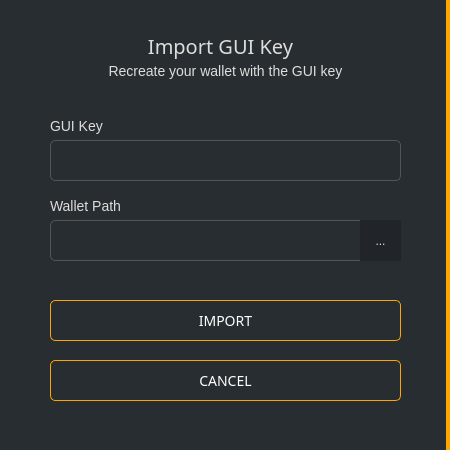
<?xml version="1.0" encoding="UTF-8"?>
<ui version="4.0">
 <class>ImportGUIKeyDialog</class>
 <widget class="QDialog" name="ImportGUIKeyDialog">
  <property name="geometry">
   <rect>
    <x>0</x>
    <y>0</y>
    <width>450</width>
    <height>450</height>
   </rect>
  </property>
  <property name="windowTitle">
   <string>Import GUI key</string>
  </property>
  <property name="styleSheet">
   <string notr="true">border: 0px;</string>
  </property>
  <layout class="QVBoxLayout" name="verticalLayout">
   <property name="leftMargin">
    <number>0</number>
   </property>
   <property name="topMargin">
    <number>0</number>
   </property>
   <property name="rightMargin">
    <number>0</number>
   </property>
   <property name="bottomMargin">
    <number>0</number>
   </property>
   <item>
    <widget class="QGroupBox" name="groupBox">
     <property name="maximumSize">
      <size>
       <width>450</width>
       <height>450</height>
      </size>
     </property>
     <property name="styleSheet">
      <string notr="true">background-color: #282d31; border-right: 4px solid orange;</string>
     </property>
     <property name="title">
      <string/>
     </property>
     <widget class="QLabel" name="label_3">
      <property name="geometry">
       <rect>
        <x>60</x>
        <y>30</y>
        <width>321</width>
        <height>31</height>
       </rect>
      </property>
      <property name="font">
       <font>
        <family>Poppins</family>
        <pointsize>15</pointsize>
       </font>
      </property>
      <property name="styleSheet">
       <string notr="true">color: #ddd; border-right: 0px;</string>
      </property>
      <property name="text">
       <string>Import GUI Key</string>
      </property>
      <property name="alignment">
       <set>Qt::AlignCenter</set>
      </property>
     </widget>
     <widget class="QLabel" name="label">
      <property name="geometry">
       <rect>
        <x>50</x>
        <y>110</y>
        <width>351</width>
        <height>31</height>
       </rect>
      </property>
      <property name="font">
       <font>
        <pointsize>-1</pointsize>
       </font>
      </property>
      <property name="styleSheet">
       <string notr="true">color: #ddd;border-right: 0px;font-size: 14px;</string>
      </property>
      <property name="text">
       <string>GUI Key</string>
      </property>
     </widget>
     <widget class="QLineEdit" name="m_keyEdit">
      <property name="geometry">
       <rect>
        <x>50</x>
        <y>140</y>
        <width>351</width>
        <height>41</height>
       </rect>
      </property>
      <property name="minimumSize">
       <size>
        <width>0</width>
        <height>31</height>
       </size>
      </property>
      <property name="font">
       <font>
        <family>Poppins</family>
        <pointsize>-1</pointsize>
       </font>
      </property>
      <property name="styleSheet">
       <string notr="true">padding: 3px; border: 1px solid #555; border-radius: 5px; font-family: 'Poppins'; font-size: 14px; color: #aaa;</string>
      </property>
     </widget>
     <widget class="QLabel" name="label_2">
      <property name="geometry">
       <rect>
        <x>50</x>
        <y>190</y>
        <width>341</width>
        <height>31</height>
       </rect>
      </property>
      <property name="font">
       <font>
        <pointsize>-1</pointsize>
       </font>
      </property>
      <property name="styleSheet">
       <string notr="true">color: #ddd;border-right: 0px;font-size: 14px;</string>
      </property>
      <property name="text">
       <string>Wallet Path</string>
      </property>
     </widget>
     <widget class="QLineEdit" name="m_pathEdit">
      <property name="geometry">
       <rect>
        <x>50</x>
        <y>220</y>
        <width>351</width>
        <height>41</height>
       </rect>
      </property>
      <property name="minimumSize">
       <size>
        <width>0</width>
        <height>31</height>
       </size>
      </property>
      <property name="font">
       <font>
        <family>Poppins</family>
        <pointsize>-1</pointsize>
       </font>
      </property>
      <property name="styleSheet">
       <string notr="true">padding: 3px; border: 1px solid #555; border-radius: 5px; font-family: 'Poppins'; font-size: 14px; color: #aaa;</string>
      </property>
     </widget>
     <widget class="QToolButton" name="m_selectPathButton">
      <property name="geometry">
       <rect>
        <x>360</x>
        <y>220</y>
        <width>41</width>
        <height>41</height>
       </rect>
      </property>
      <property name="styleSheet">
       <string notr="true">background-color: #212529;
border-right: 0px;
color: #ddd;
padding: 5px;
</string>
      </property>
      <property name="text">
       <string>...</string>
      </property>
     </widget>
     <widget class="QPushButton" name="m_okButton">
      <property name="geometry">
       <rect>
        <x>50</x>
        <y>300</y>
        <width>351</width>
        <height>41</height>
       </rect>
      </property>
      <property name="minimumSize">
       <size>
        <width>131</width>
        <height>31</height>
       </size>
      </property>
      <property name="font">
       <font>
        <family>Poppins</family>
        <pointsize>-1</pointsize>
       </font>
      </property>
      <property name="styleSheet">
     <string notr="true">QPushButton#m_okButton
{
    color: #fff;
    border: 1px solid orange;
    font-size: 14px;
    border-radius: 5px; font-family: 'Poppins';
}

QPushButton#m_okButton:hover
{
    color: orange;
    border: 1px solid orange;
    font-size: 14px;
    border-radius: 5px;
    font-family: 'Poppins';
}

QPushButton#m_okButton:pressed
{
    color: #fff;
    border: 1px solid orange;
    font-size: 14px;
    border-radius: 5px;
    font-family: 'Poppins';
}</string>
      </property>
      <property name="text">
       <string>IMPORT</string>
      </property>
     </widget>
     <widget class="QPushButton" name="m_cancelButton">
      <property name="geometry">
       <rect>
        <x>50</x>
        <y>360</y>
        <width>351</width>
        <height>41</height>
       </rect>
      </property>
      <property name="minimumSize">
       <size>
        <width>131</width>
        <height>31</height>
       </size>
      </property>
      <property name="font">
       <font>
        <family>Poppins</family>
        <pointsize>-1</pointsize>
       </font>
      </property>
      <property name="styleSheet">
     <string notr="true">QPushButton#m_cancelButton
{
    color: #fff;
    border: 1px solid orange;
    font-size: 14px;
    border-radius: 5px; font-family: 'Poppins';
}

QPushButton#m_cancelButton:hover
{
    color: orange;
    border: 1px solid orange;
    font-size: 14px;
    border-radius: 5px;
    font-family: 'Poppins';
}

QPushButton#m_cancelButton:pressed
{
    color: #fff;
    border: 1px solid orange;
    font-size: 14px;
    border-radius: 5px;
    font-family: 'Poppins';
}</string>
      </property>
      <property name="text">
       <string>CANCEL</string>
      </property>
     </widget>
     <widget class="QLabel" name="label_4">
      <property name="geometry">
       <rect>
        <x>50</x>
        <y>60</y>
        <width>351</width>
        <height>21</height>
       </rect>
      </property>
      <property name="font">
       <font>
        <pointsize>-1</pointsize>
       </font>
      </property>
      <property name="styleSheet">
       <string notr="true">color: #ddd;border-right: 0px;font-size: 14px;</string>
      </property>
      <property name="text">
       <string>Recreate your wallet with the GUI key</string>
      </property>
      <property name="alignment">
       <set>Qt::AlignCenter</set>
      </property>
     </widget>
    </widget>
   </item>
  </layout>
 </widget>
 <resources/>
 <connections>
  <connection>
   <sender>m_okButton</sender>
   <signal>clicked()</signal>
   <receiver>ImportGUIKeyDialog</receiver>
   <slot>accept()</slot>
   <hints>
    <hint type="sourcelabel">
     <x>594</x>
     <y>102</y>
    </hint>
    <hint type="destinationlabel">
     <x>323</x>
     <y>65</y>
    </hint>
   </hints>
  </connection>
  <connection>
   <sender>m_cancelButton</sender>
   <signal>clicked()</signal>
   <receiver>ImportGUIKeyDialog</receiver>
   <slot>reject()</slot>
   <hints>
    <hint type="sourcelabel">
     <x>511</x>
     <y>102</y>
    </hint>
    <hint type="destinationlabel">
     <x>323</x>
     <y>65</y>
    </hint>
   </hints>
  </connection>
  <connection>
   <sender>m_selectPathButton</sender>
   <signal>clicked()</signal>
   <receiver>ImportGUIKeyDialog</receiver>
   <slot>selectPathClicked()</slot>
   <hints>
    <hint type="sourcelabel">
     <x>620</x>
     <y>54</y>
    </hint>
    <hint type="destinationlabel">
     <x>323</x>
     <y>65</y>
    </hint>
   </hints>
  </connection>
 </connections>
 <slots>
  <slot>selectPathClicked()</slot>
 </slots>
</ui>
